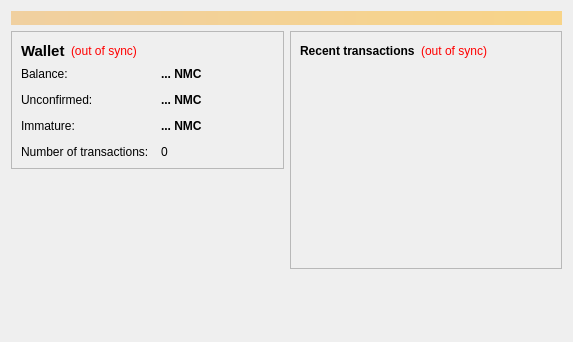
<?xml version="1.0" encoding="UTF-8"?>
<ui version="4.0">
 <class>OverviewPage</class>
 <widget class="QWidget" name="OverviewPage">
  <property name="geometry">
   <rect>
    <x>0</x>
    <y>0</y>
    <width>573</width>
    <height>342</height>
   </rect>
  </property>
  <property name="windowTitle">
   <string>Form</string>
  </property>
  <layout class="QVBoxLayout" name="topLayout">
   <item>
    <widget class="QLabel" name="labelAlerts">
     <property name="visible">
      <bool>false</bool>
     </property>
     <property name="styleSheet">
      <string notr="true">background-color: qlineargradient(x1: 0, y1: 0, x2: 1, y2: 0, stop:0 #F0D0A0, stop:1 #F8D488); color:#000000;</string>
     </property>
     <property name="wordWrap">
      <bool>true</bool>
     </property>
     <property name="margin">
      <number>3</number>
     </property>
    </widget>
   </item>
   <item>
    <layout class="QHBoxLayout" name="horizontalLayout" stretch="1,1">
     <item>
      <layout class="QVBoxLayout" name="verticalLayout_2">
       <item>
        <widget class="QFrame" name="frame">
         <property name="frameShape">
          <enum>QFrame::StyledPanel</enum>
         </property>
         <property name="frameShadow">
          <enum>QFrame::Raised</enum>
         </property>
         <layout class="QVBoxLayout" name="verticalLayout_4">
          <item>
           <layout class="QHBoxLayout" name="horizontalLayout_4">
            <item>
             <widget class="QLabel" name="label_5">
              <property name="font">
               <font>
                <pointsize>11</pointsize>
                <weight>75</weight>
                <bold>true</bold>
               </font>
              </property>
              <property name="text">
               <string>Wallet</string>
              </property>
             </widget>
            </item>
            <item>
             <widget class="QLabel" name="labelWalletStatus">
              <property name="toolTip">
               <string>The displayed information may be out of date. Your wallet automatically synchronizes with the Chronocoin network after a connection is established, but this process has not completed yet.</string>
              </property>
              <property name="styleSheet">
               <string notr="true">QLabel { color: red; }</string>
              </property>
              <property name="text">
               <string notr="true">(out of sync)</string>
              </property>
              <property name="alignment">
               <set>Qt::AlignLeading|Qt::AlignLeft|Qt::AlignVCenter</set>
              </property>
             </widget>
            </item>
            <item>
             <spacer name="horizontalSpacer_2">
              <property name="orientation">
               <enum>Qt::Horizontal</enum>
              </property>
              <property name="sizeHint" stdset="0">
               <size>
                <width>40</width>
                <height>20</height>
               </size>
              </property>
             </spacer>
            </item>
           </layout>
          </item>
          <item>
           <layout class="QFormLayout" name="formLayout_2">
            <property name="fieldGrowthPolicy">
             <enum>QFormLayout::AllNonFixedFieldsGrow</enum>
            </property>
            <property name="horizontalSpacing">
             <number>12</number>
            </property>
            <property name="verticalSpacing">
             <number>12</number>
            </property>
            <item row="0" column="0">
             <widget class="QLabel" name="label">
              <property name="text">
               <string>Balance:</string>
              </property>
             </widget>
            </item>
            <item row="0" column="1">
             <widget class="QLabel" name="labelBalance">
              <property name="font">
               <font>
                <weight>75</weight>
                <bold>true</bold>
               </font>
              </property>
              <property name="cursor">
               <cursorShape>IBeamCursor</cursorShape>
              </property>
              <property name="toolTip">
               <string>Your current balance</string>
              </property>
              <property name="text">
               <string notr="true">... NMC</string>
              </property>
              <property name="textInteractionFlags">
               <set>Qt::LinksAccessibleByMouse|Qt::TextSelectableByKeyboard|Qt::TextSelectableByMouse</set>
              </property>
             </widget>
            </item>
            <item row="1" column="0">
             <widget class="QLabel" name="label_3">
              <property name="text">
               <string>Unconfirmed:</string>
              </property>
             </widget>
            </item>
            <item row="1" column="1">
             <widget class="QLabel" name="labelUnconfirmed">
              <property name="font">
               <font>
                <weight>75</weight>
                <bold>true</bold>
               </font>
              </property>
              <property name="cursor">
               <cursorShape>IBeamCursor</cursorShape>
              </property>
              <property name="toolTip">
               <string>Total of transactions that have yet to be confirmed, and do not yet count toward the current balance</string>
              </property>
              <property name="text">
               <string notr="true">... NMC</string>
              </property>
              <property name="textInteractionFlags">
               <set>Qt::LinksAccessibleByMouse|Qt::TextSelectableByKeyboard|Qt::TextSelectableByMouse</set>
              </property>
             </widget>
            </item>
            <item row="3" column="0">
             <widget class="QLabel" name="label_2">
              <property name="text">
               <string>Number of transactions:</string>
              </property>
             </widget>
            </item>
            <item row="3" column="1">
             <widget class="QLabel" name="labelNumTransactions">
              <property name="toolTip">
               <string>Total number of transactions in wallet</string>
              </property>
              <property name="text">
               <string notr="true">0</string>
              </property>
             </widget>
            </item>
            <item row="2" column="0">
             <widget class="QLabel" name="labelImmatureText">
              <property name="text">
               <string>Immature:</string>
              </property>
             </widget>
            </item>
            <item row="2" column="1">
             <widget class="QLabel" name="labelImmature">
              <property name="font">
               <font>
                <weight>75</weight>
                <bold>true</bold>
               </font>
              </property>
              <property name="toolTip">
               <string>Mined balance that has not yet matured</string>
              </property>
              <property name="text">
               <string notr="true">... NMC</string>
              </property>
              <property name="textInteractionFlags">
               <set>Qt::LinksAccessibleByMouse|Qt::TextSelectableByKeyboard|Qt::TextSelectableByMouse</set>
              </property>
             </widget>
            </item>
           </layout>
          </item>
         </layout>
        </widget>
       </item>
       <item>
        <spacer name="verticalSpacer">
         <property name="orientation">
          <enum>Qt::Vertical</enum>
         </property>
         <property name="sizeHint" stdset="0">
          <size>
           <width>20</width>
           <height>40</height>
          </size>
         </property>
        </spacer>
       </item>
      </layout>
     </item>
     <item>
      <layout class="QVBoxLayout" name="verticalLayout_3">
       <item>
        <widget class="QFrame" name="frame_2">
         <property name="frameShape">
          <enum>QFrame::StyledPanel</enum>
         </property>
         <property name="frameShadow">
          <enum>QFrame::Raised</enum>
         </property>
         <layout class="QVBoxLayout" name="verticalLayout">
          <item>
           <layout class="QHBoxLayout" name="horizontalLayout_2">
            <item>
             <widget class="QLabel" name="label_4">
              <property name="text">
               <string>&lt;b&gt;Recent transactions&lt;/b&gt;</string>
              </property>
             </widget>
            </item>
            <item>
             <widget class="QLabel" name="labelTransactionsStatus">
              <property name="toolTip">
               <string>The displayed information may be out of date. Your wallet automatically synchronizes with the Chronocoin network after a connection is established, but this process has not completed yet.</string>
              </property>
              <property name="styleSheet">
               <string notr="true">QLabel { color: red; }</string>
              </property>
              <property name="text">
               <string notr="true">(out of sync)</string>
              </property>
              <property name="alignment">
               <set>Qt::AlignRight|Qt::AlignTrailing|Qt::AlignVCenter</set>
              </property>
             </widget>
            </item>
            <item>
             <spacer name="horizontalSpacer">
              <property name="orientation">
               <enum>Qt::Horizontal</enum>
              </property>
              <property name="sizeHint" stdset="0">
               <size>
                <width>40</width>
                <height>20</height>
               </size>
              </property>
             </spacer>
            </item>
           </layout>
          </item>
          <item>
           <widget class="QListView" name="listTransactions">
            <property name="styleSheet">
             <string notr="true">QListView { background: transparent; }</string>
            </property>
            <property name="frameShape">
             <enum>QFrame::NoFrame</enum>
            </property>
            <property name="verticalScrollBarPolicy">
             <enum>Qt::ScrollBarAlwaysOff</enum>
            </property>
            <property name="horizontalScrollBarPolicy">
             <enum>Qt::ScrollBarAlwaysOff</enum>
            </property>
            <property name="selectionMode">
             <enum>QAbstractItemView::NoSelection</enum>
            </property>
           </widget>
          </item>
         </layout>
        </widget>
       </item>
       <item>
        <spacer name="verticalSpacer_2">
         <property name="orientation">
          <enum>Qt::Vertical</enum>
         </property>
         <property name="sizeHint" stdset="0">
          <size>
           <width>20</width>
           <height>40</height>
          </size>
         </property>
        </spacer>
       </item>
      </layout>
     </item>
    </layout>
   </item>
  </layout>
 </widget>
 <resources/>
 <connections/>
</ui>
